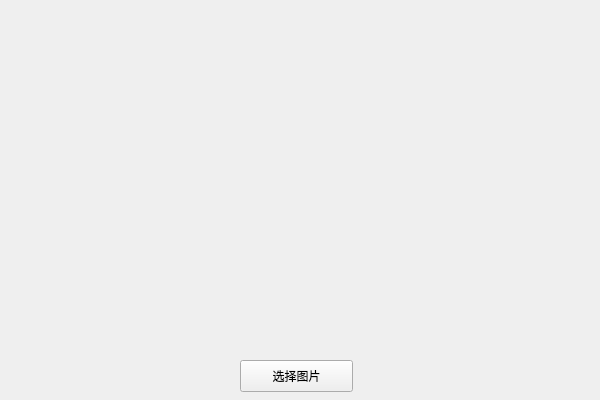
<?xml version="1.0" encoding="UTF-8"?>
<ui version="4.0">
 <class>MainWindow</class>
 <widget class="QMainWindow" name="MainWindow">
  <property name="geometry">
   <rect>
    <x>0</x>
    <y>0</y>
    <width>600</width>
    <height>400</height>
   </rect>
  </property>
  <property name="windowTitle">
   <string>MainWindow</string>
  </property>
  <widget class="QWidget" name="centralWidget">
   <widget class="QPushButton" name="pushButton">
    <property name="geometry">
     <rect>
      <x>240</x>
      <y>360</y>
      <width>113</width>
      <height>32</height>
     </rect>
    </property>
    <property name="text">
     <string>选择图片</string>
    </property>
   </widget>
  </widget>
 </widget>
 <layoutdefault spacing="6" margin="11"/>
 <resources/>
 <connections/>
</ui>
